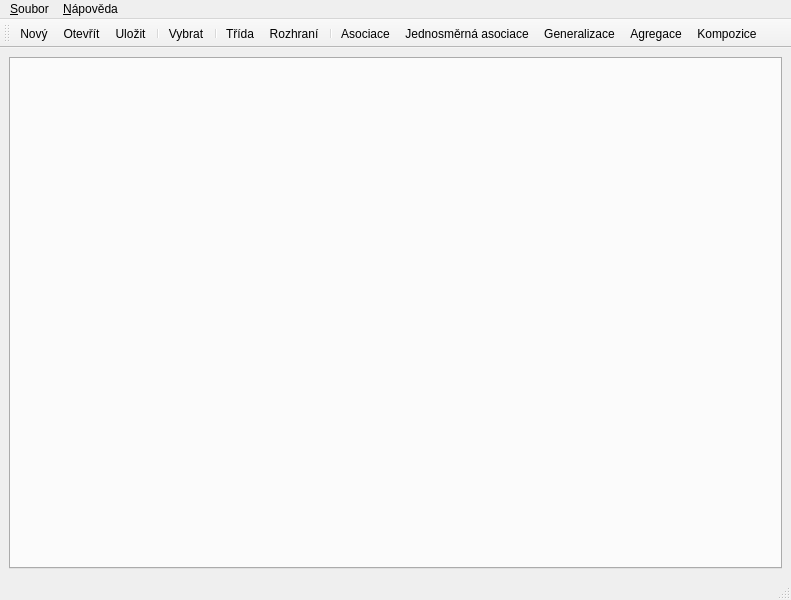
<?xml version="1.0" encoding="UTF-8"?>
<ui version="4.0">
 <class>MainWindow</class>
 <widget class="QMainWindow" name="MainWindow">
  <property name="geometry">
   <rect>
    <x>0</x>
    <y>0</y>
    <width>791</width>
    <height>600</height>
   </rect>
  </property>
  <property name="windowTitle">
   <string>MainWindow</string>
  </property>
  <widget class="QWidget" name="centralwidget">
   <layout class="QGridLayout" name="gridLayout">
    <item row="0" column="0">
     <widget class="QTabWidget" name="tabWidget">
      <property name="currentIndex">
       <number>-1</number>
      </property>
      <property name="tabsClosable">
       <bool>true</bool>
      </property>
      <property name="movable">
       <bool>true</bool>
      </property>
     </widget>
    </item>
   </layout>
  </widget>
  <widget class="QMenuBar" name="menubar">
   <property name="geometry">
    <rect>
     <x>0</x>
     <y>0</y>
     <width>791</width>
     <height>22</height>
    </rect>
   </property>
   <widget class="QMenu" name="menu_Soubor">
    <property name="title">
     <string>&amp;Soubor</string>
    </property>
    <addaction name="action_New"/>
    <addaction name="action_Open"/>
    <addaction name="separator"/>
    <addaction name="action_Save"/>
    <addaction name="action_SaveAs"/>
    <addaction name="separator"/>
    <addaction name="action_Export"/>
    <addaction name="separator"/>
    <addaction name="action_Close"/>
    <addaction name="action_Quit"/>
   </widget>
   <widget class="QMenu" name="menu_N_pov_da">
    <property name="title">
     <string>&amp;Nápověda</string>
    </property>
    <addaction name="action_About"/>
   </widget>
   <addaction name="menu_Soubor"/>
   <addaction name="menu_N_pov_da"/>
  </widget>
  <widget class="QStatusBar" name="statusbar">
   <property name="sizeGripEnabled">
    <bool>true</bool>
   </property>
  </widget>
  <widget class="QToolBar" name="toolBar">
   <property name="windowTitle">
    <string>toolBar</string>
   </property>
   <property name="toolButtonStyle">
    <enum>Qt::ToolButtonIconOnly</enum>
   </property>
   <attribute name="toolBarArea">
    <enum>TopToolBarArea</enum>
   </attribute>
   <attribute name="toolBarBreak">
    <bool>false</bool>
   </attribute>
   <addaction name="action_New"/>
   <addaction name="action_Open"/>
   <addaction name="action_Save"/>
   <addaction name="separator"/>
   <addaction name="action_Select"/>
   <addaction name="separator"/>
   <addaction name="action_Class"/>
   <addaction name="action_Interface"/>
   <addaction name="separator"/>
   <addaction name="action_Asociation"/>
   <addaction name="action_UniAsociation"/>
   <addaction name="action_Generalization"/>
   <addaction name="action_Agregation"/>
   <addaction name="action_Composition"/>
  </widget>
  <action name="action_New">
   <property name="text">
    <string>&amp;Nový</string>
   </property>
   <property name="toolTip">
    <string>Nový diagram</string>
   </property>
  </action>
  <action name="action_Open">
   <property name="text">
    <string>&amp;Otevřít...</string>
   </property>
   <property name="toolTip">
    <string>Otevřít</string>
   </property>
  </action>
  <action name="action_Save">
   <property name="text">
    <string>&amp;Uložit</string>
   </property>
   <property name="toolTip">
    <string>Uložit</string>
   </property>
  </action>
  <action name="action_SaveAs">
   <property name="text">
    <string>Uložit &amp;jako...</string>
   </property>
  </action>
  <action name="action_Export">
   <property name="text">
    <string>&amp;Exportovat...</string>
   </property>
   <property name="toolTip">
    <string>Exportovat jako obrázek</string>
   </property>
  </action>
  <action name="action_Close">
   <property name="text">
    <string>&amp;Zavřít</string>
   </property>
   <property name="toolTip">
    <string>Zavřít aktuální soubor</string>
   </property>
  </action>
  <action name="action_Quit">
   <property name="text">
    <string>&amp;Ukončit</string>
   </property>
   <property name="toolTip">
    <string>Ukončit aplikaci</string>
   </property>
  </action>
  <action name="action_Class">
   <property name="icon">
    <iconset resource="../res.qrc">
     <normaloff>:/icons/class.png</normaloff>:/icons/class.png</iconset>
   </property>
   <property name="text">
    <string>&amp;Třída</string>
   </property>
   <property name="toolTip">
    <string>Třída</string>
   </property>
  </action>
  <action name="action_Select">
   <property name="icon">
    <iconset resource="../res.qrc">
     <normaloff>:/icons/arrow.png</normaloff>:/icons/arrow.png</iconset>
   </property>
   <property name="text">
    <string>&amp;Vybrat</string>
   </property>
   <property name="toolTip">
    <string>Vybrat</string>
   </property>
  </action>
  <action name="action_Interface">
   <property name="icon">
    <iconset resource="../res.qrc">
     <normaloff>:/icons/interface.png</normaloff>:/icons/interface.png</iconset>
   </property>
   <property name="text">
    <string>&amp;Rozhraní</string>
   </property>
   <property name="toolTip">
    <string>Rozhraní</string>
   </property>
  </action>
  <action name="action_Asociation">
   <property name="icon">
    <iconset resource="../res.qrc">
     <normaloff>:/icons/association.png</normaloff>:/icons/association.png</iconset>
   </property>
   <property name="text">
    <string>Asociace</string>
   </property>
   <property name="toolTip">
    <string>Asociace</string>
   </property>
  </action>
  <action name="action_Generalization">
   <property name="icon">
    <iconset resource="../res.qrc">
     <normaloff>:/icons/generalisation.png</normaloff>:/icons/generalisation.png</iconset>
   </property>
   <property name="text">
    <string>&amp;Generalizace</string>
   </property>
   <property name="toolTip">
    <string>Generalizace</string>
   </property>
  </action>
  <action name="action_UniAsociation">
   <property name="icon">
    <iconset resource="../res.qrc">
     <normaloff>:/icons/uniassociation.png</normaloff>:/icons/uniassociation.png</iconset>
   </property>
   <property name="text">
    <string>Jednosměrná asociace</string>
   </property>
   <property name="toolTip">
    <string>Jednosměrná asociace</string>
   </property>
  </action>
  <action name="action_Agregation">
   <property name="icon">
    <iconset resource="../res.qrc">
     <normaloff>:/icons/aggregation.png</normaloff>:/icons/aggregation.png</iconset>
   </property>
   <property name="text">
    <string>Agregace</string>
   </property>
   <property name="toolTip">
    <string>Agregace</string>
   </property>
  </action>
  <action name="action_Composition">
   <property name="icon">
    <iconset resource="../res.qrc">
     <normaloff>:/icons/composition.png</normaloff>:/icons/composition.png</iconset>
   </property>
   <property name="text">
    <string>Kompozice</string>
   </property>
   <property name="toolTip">
    <string>Kompozice</string>
   </property>
  </action>
  <action name="action_About">
   <property name="text">
    <string>O programu</string>
   </property>
  </action>
 </widget>
 <resources>
  <include location="../res.qrc"/>
 </resources>
 <connections/>
</ui>
